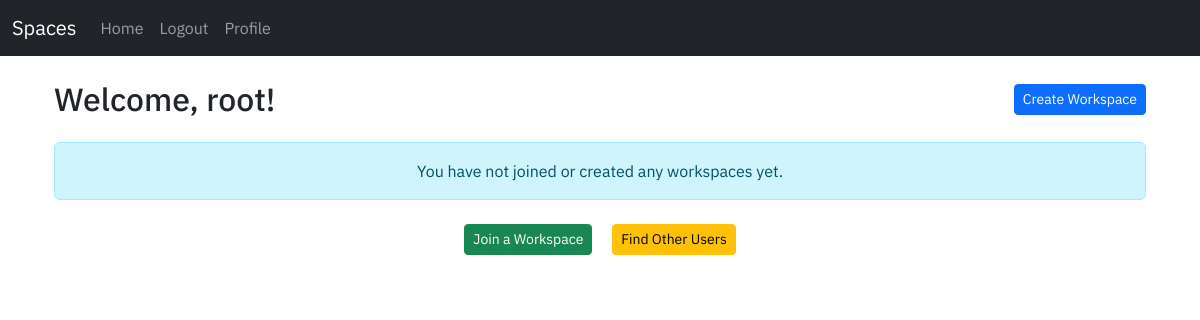
Before: /workspace/ (signed in) with the older database file.
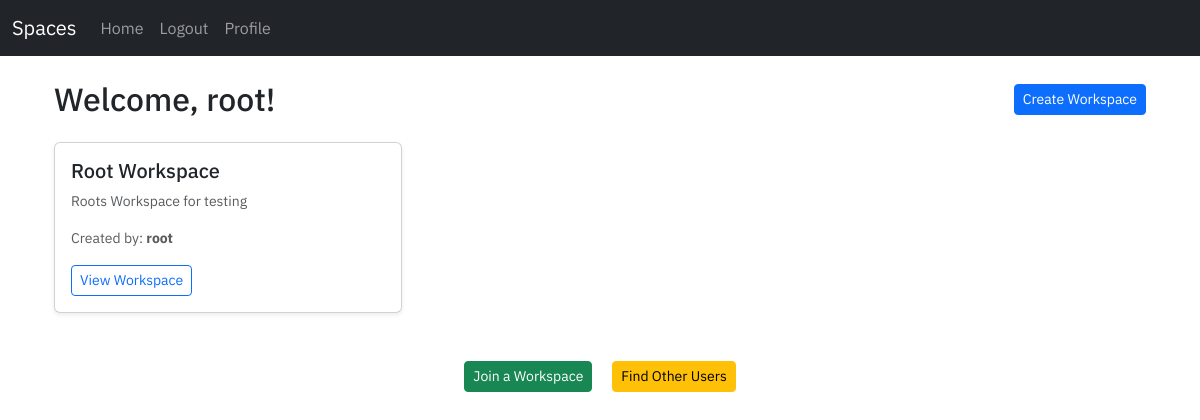
After: the same page with the newer database file.
### workspace/models.py (models this page shows, shortened)
class Workspace(models.Model):
    name = models.CharField(max_length=255)
    description = models.TextField(blank=True, null=True)
    creator = models.ForeignKey(User, on_delete=models.CASCADE, related_name='created_workspaces')
    members = models.ManyToManyField(User, related_name='workspaces')
    created_at = models.DateTimeField(auto_now_add=True)

### workspace/views.py (the view)
# urls.py: 2. Add a URL to urlpatterns:  path('', views.home, name='home')
def home(request):
    if request.user.is_authenticated:
        user_workspaces = Workspace.objects.filter(Q(creator=request.user) | Q(members=request.user))
    else:
        user_workspaces = []  # Empty list for unauthenticated users
    context = {
        'user_workspaces': user_workspaces,
    }
    return render(request, 'workspace/index.html', context=context)

### workspace/templates/workspace/index.html (shortened to what this page needs)
{% extends 'user/base.html' %}
{% block content %}
<div class="container mt-4">
    {% if user.is_authenticated %}
        <div class="d-flex justify-content-between align-items-center mb-4">
            <h2 class="mb-0">Welcome, {{ user.username }}!</h2>
            <a href="{% url 'create-workspace' %}" class="btn btn-primary btn-sm">Create Workspace</a>
        </div>
        {% if user_workspaces %}
            <div class="row">
                {% for workspace in user_workspaces %}
                    <div class="col-md-6 col-lg-4 mb-4">
                        <div class="card shadow-sm">
                            <div class="card-body">
                                <h5 class="card-title">{{ workspace.name }}</h5>
                                <p class="card-text text-muted small">{{ workspace.description|default:"No description available." }}</p>
                                <p class="text-muted small">Created by: <strong>{{ workspace.creator }}</strong></p>
                                <a href="{% url 'workspace' workspace.id %}" class="btn btn-outline-primary btn-sm">View Workspace</a>
                            </div>
                        </div>
                    </div>
                {% endfor %}
            </div>
        {% else %}
            <div class="alert alert-info text-center" role="alert">
                You have not joined or created any workspaces yet.
            </div>
        {% endif %}
        <div class="text-center mt-4">
            <a href="{% url 'search-workspace' %}" class="btn btn-success btn-lg mx-2 mb-3 btn-sm">
                 Join a Workspace
            </a>
            <a href="{% url 'search' %}" class="btn btn-warning btn-lg mx-2 mb-3 btn-sm">
                 Find Other Users
            </a>
        </div>
    {% endif %}
</div>
{% endblock %}

Changed rows visible on the page:
added Workspace: name "Root Workspace", description "Roots Workspace for testing", creator "root"
Other visible differences:
text no longer shown: "You have not joined or created any workspaces yet."
